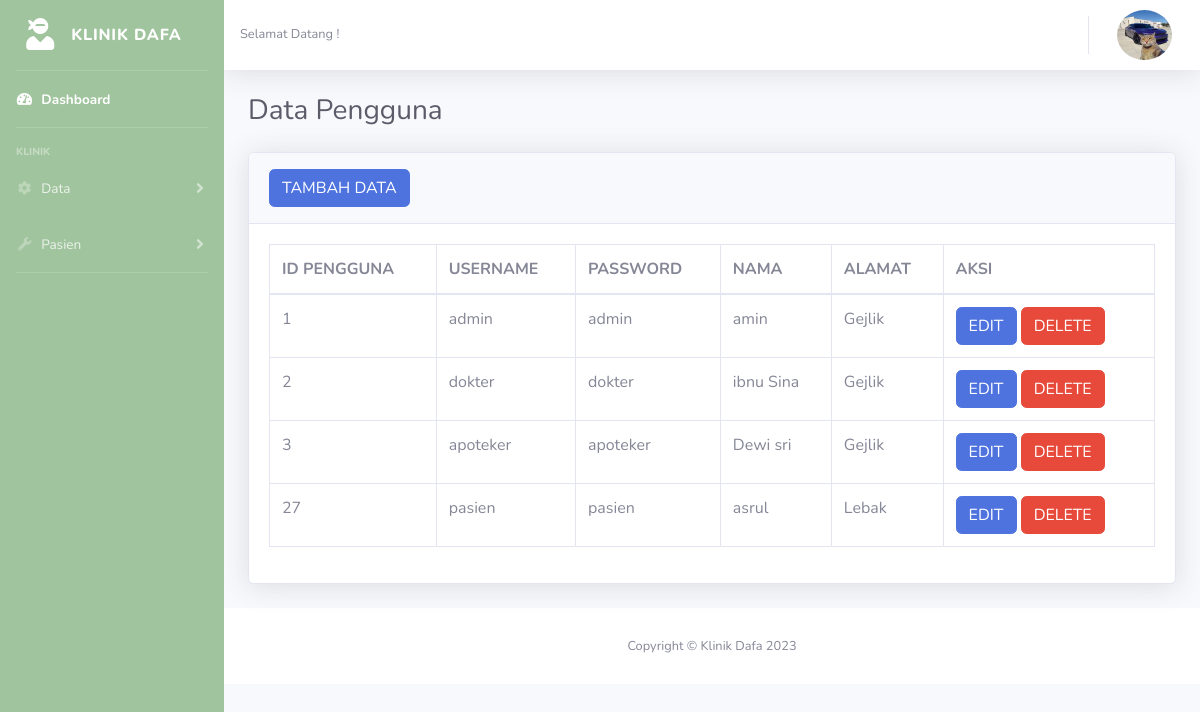
Screenshot of /admin/pengguna.php with the database file from the repository.
### tables this page shows
CREATE TABLE `user` (
  `id_user` int(11) NOT NULL,
  `username` varchar(100) NOT NULL,
  `password` varchar(100) NOT NULL,
  `nama` varchar(200) NOT NULL,
  `alamat` text NOT NULL,
  `rule` int(11) NOT NULL
);

### admin/pengguna.php (the view, shortened to what this page needs)
<!DOCTYPE html>
<html lang="en">
<head>
    <link href="../vendor/fontawesome-free/css/all.min.css" rel="stylesheet" type="text/css">
    <link href="../css/sb-admin-2.min.css" rel="stylesheet">
</head>
<body id="page-top">
    <div id="wrapper">
<ul class="navbar-nav bg-pink sidebar sidebar-dark accordion" id="accordionSidebar">
            <a class="sidebar-brand d-flex align-items-center justify-content-center" href="index.php">
                <div class="sidebar-brand-icon">
                    <i class="fas fa-user-ninja"></i>
                </div>
                <div class="sidebar-brand-text mx-3">Klinik Dafa</div>
            </a>
            <hr class="sidebar-divider my-0">
            <li class="nav-item active">
                <a class="nav-link" href="index.php">
                    <i class="fas fa-fw fa-tachometer-alt"></i>
                    <span>Dashboard</span></a>
            </li>
            <hr class="sidebar-divider">
            <div class="sidebar-heading">
                Klinik
            </div>
            <li class="nav-item">
                <a class="nav-link collapsed" href="#" data-toggle="collapse" data-target="#collapseTwo" aria-expanded="true" aria-controls="collapseTwo">
                    <i class="fas fa-fw fa-cog"></i>
                    <span>Data</span>
                </a>
            </li>
            <li class="nav-item">
                <a class="nav-link collapsed" href="#" data-toggle="collapse" data-target="#collapseUtilities" aria-expanded="true" aria-controls="collapseUtilities">
                    <i class="fas fa-fw fa-wrench"></i>
                    <span>Pasien</span>
                </a>
            </li>
            <hr class="sidebar-divider">
        </ul>
        <div id="content-wrapper" class="d-flex flex-column">
            <div id="content">
                <nav class="navbar navbar-expand navbar-light bg-white topbar mb-4 static-top shadow">
                    <span class="mr-2 d-none d-lg-inline text-gray-600 small">Selamat Datang <?php echo $_SESSION['nama'] ?>!</span>
                    <ul class="navbar-nav ml-auto">
                         <li class="nav-item dropdown no-arrow">
                            <a class="nav-link dropdown-toggle" href="#" id="userDropdown" role="button" data-toggle="dropdown" aria-haspopup="true" aria-expanded="false">
                                <img class="img-profile rounded-circle"  src="../img/profilkucing.jpg" style="width: 55px; height: 50px;" >
                            </a>
                        </li>
                    </ul>
                </nav>
                <div class="container-fluid">
                    <div class="d-sm-flex align-items-center justify-content-between mb-4">
                        <h1 class="h3 mb-0 text-gray-800">Data Pengguna</h1>
                    </div>
                    <div class="card shadow mb-4">
                        <div class="card-header py-3">
                            <h6 class="m-0 font-weight-bold text-primary">
                                <a href="tmbh_pengguna.php"><button class="btn btn-primary">TAMBAH DATA</button></a>
                            </h6>
                        </div>
                        <div class="card-body">
                            <div class="table-responsive">
                                <table class="table table-bordered" id="dataTable" width="100%" cellspacing="0">
                                    <thead>
                                        <tr>
                                            <th>ID PENGGUNA</th>
                                            <th>USERNAME</th>
                                            <th>PASSWORD</th>
                                            <th>NAMA</th>
                                            <th>ALAMAT</th>
                                            <th>AKSI</th>
                                        </tr>
                                    </thead>
                                    <tbody>
<?php
include '../koneksi.php';
$data1 = mysqli_query($koneksi,"select * from user");
while ($d=mysqli_fetch_array($data1)) {
?>
                                        <tr>
                                            <td><?php echo $d['id_user']; ?></td>
                                            <td><?php echo $d['username']; ?></td>
                                            <td><?php echo $d['password']; ?></td>
                                            <td><?php echo $d['nama']; ?></td>
                                            <td><?php echo $d['alamat']; ?></td>
                                            <td>
                                            <a href="edit_pengguna.php?id=<?php echo $d['id_user']; ?>">
                                                <button class="btn btn-primary">EDIT</button>
                                            </a>
                                            <a href="hapus_pengguna.php?id=<?php echo $d['id_user']; ?>">
                                                <button class="btn btn-danger">DELETE</button>
                                            </a>
                                        </td>
                                        </tr>
                                    <?php } ?>
                                    </tbody>
                                </table>
                            </div>
                        </div>
                    </div>
                        </div>
            <footer class="sticky-footer bg-white">
                <div class="container my-auto">
                    <div class="copyright text-center my-auto">
                        <span>Copyright &copy; Klinik Dafa 2023</span>
                    </div>
                </div>
            </footer>
        </div>
    </div>
</body>
</html>

### admin/pengguna.php (style rules this page uses)
.bg-pink { background-color: #A0C49D; }

### rows the page displays
user: id_user "1", username "admin", password "admin", nama "amin", alamat "Gejlik"
user: id_user "2", username "dokter", password "dokter", nama "ibnu Sina", alamat "Gejlik"
user: id_user "3", username "apoteker", password "apoteker", nama "Dewi sri", alamat "Gejlik"
user: id_user "27", username "pasien", password "pasien", nama "asrul", alamat "Lebak"
